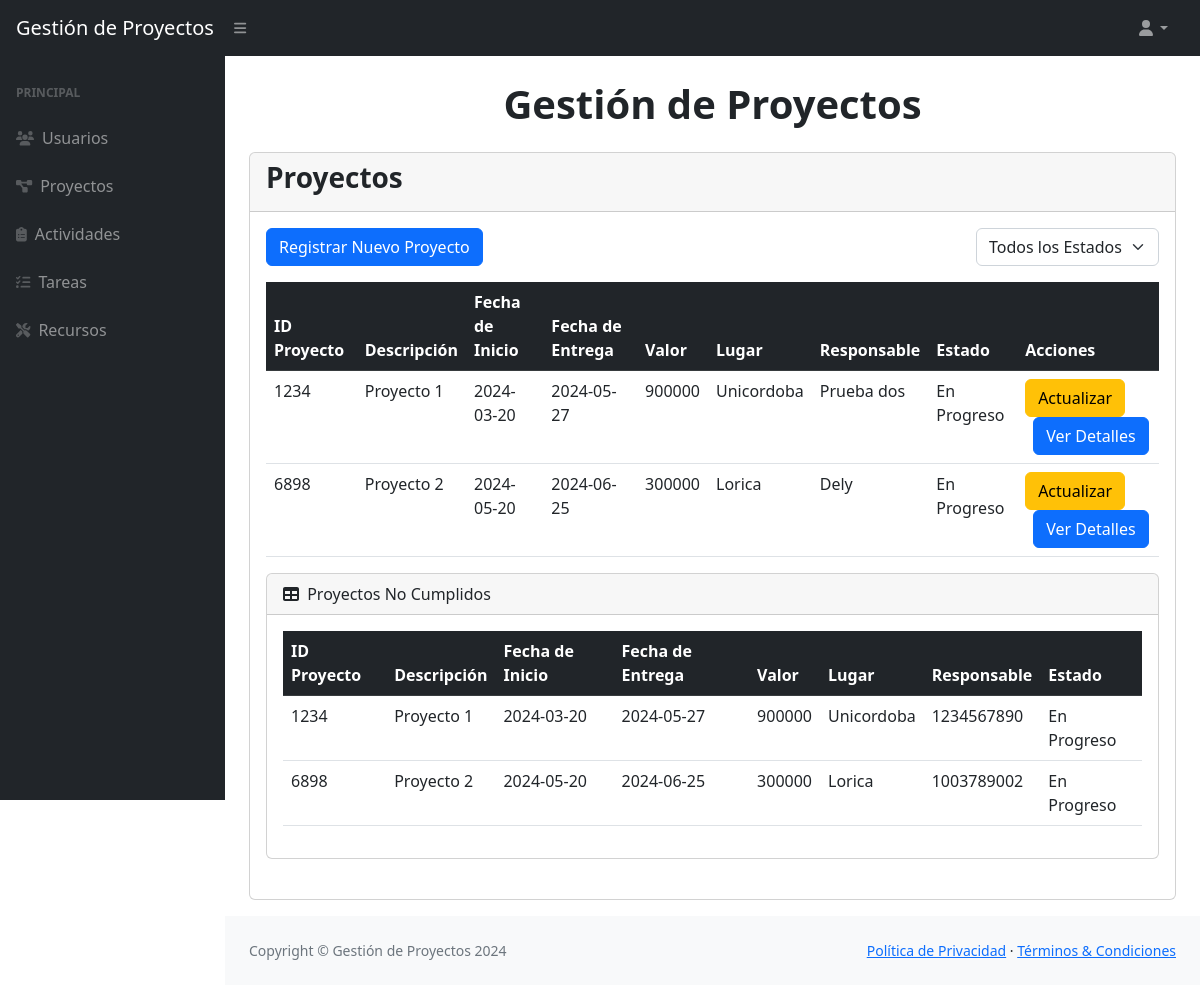
Page /views/dashboardProject.php (signed in) on the committed database.
### tables this page shows
CREATE TABLE `proyectos` (
  `id_proyecto` int(11) NOT NULL,
  `descripcion` text DEFAULT NULL,
  `fecha_inicio` date DEFAULT NULL,
  `fecha_entrega` date DEFAULT NULL,
  `valor` decimal(10,0) DEFAULT NULL,
  `lugar` text DEFAULT NULL,
  `responsable` int(11) DEFAULT NULL,
  `estado` text DEFAULT NULL
);

CREATE TABLE `personas` (
  `id_persona` int(11) NOT NULL,
  `nombre` text DEFAULT NULL,
  `apellidos` text DEFAULT NULL,
  `direccion` text DEFAULT NULL,
  `telefono` text DEFAULT NULL,
  `sexo` char(1) DEFAULT NULL,
  `fecha_nacimiento` date DEFAULT NULL,
  `profesion` text DEFAULT NULL,
  `rol` varchar(20) DEFAULT 'trabajador',
  `password` varchar(255) DEFAULT NULL
);

### views/dashboardProject.php (the view, shortened to what this page needs)
<?php
require '../models/updateStatus.php';
$queryNoCumplidos = "SELECT * FROM proyectos WHERE fecha_entrega < CURDATE() AND estado != 'Completado'";
$stmtNoCumplidos = $pdo->prepare($queryNoCumplidos);
$stmtNoCumplidos->execute();
$proyectosNoCumplidos = $stmtNoCumplidos->fetchAll(PDO::FETCH_ASSOC);
?>
<!DOCTYPE html>
<html lang="es">
<head>
    <link href="https://cdn.jsdelivr.net/npm/simple-datatables@7.1.2/dist/style.min.css" rel="stylesheet" />
    <link href="../css/styles.css" rel="stylesheet" />
</head>
<body class="sb-nav-fixed">
    <nav class="sb-topnav navbar navbar-expand navbar-dark bg-dark">
        <a class="navbar-brand ps-3" href="index.html">Gestión de Proyectos</a>
        <button class="btn btn-link btn-sm order-1 order-lg-0 me-4 me-lg-0" id="sidebarToggle" href="#!"><i
                class="fas fa-bars"></i></button>
        <ul class="navbar-nav ms-auto ms-md-0 me-3 me-lg-4">
            <li class="nav-item dropdown">
                <a class="nav-link dropdown-toggle" id="navbarDropdown" href="#" role="button" data-bs-toggle="dropdown"
                    aria-expanded="false"><i class="fas fa-user fa-fw"></i></a>
            </li>
        </ul>
    </nav>
    <div id="layoutSidenav">
        <div id="layoutSidenav_nav">
            <nav class="sb-sidenav accordion sb-sidenav-dark" id="sidenavAccordion">
                <div class="sb-sidenav-menu">
                    <div class="nav">
                        <div class="sb-sidenav-menu-heading">Principal</div>
                        <a class="nav-link" href="../views/dashboardUser.php">
                            <div class="sb-nav-link-icon"><i class="fas fa-users"></i></div>
                            Usuarios
                        </a>
                        <a class="nav-link" href="../views/dashboardProject.php">
                            <div class="sb-nav-link-icon"><i class="fas fa-project-diagram"></i></div>
                            Proyectos
                        </a>
                        <a class="nav-link" href="../views/dashboardActivity.php">
                            <div class="sb-nav-link-icon"><i class="fas fa-clipboard-list"></i></div>
                            Actividades
                        </a>
                        <a class="nav-link" href="../views/dashboardTask.php">
                            <div class="sb-nav-link-icon"><i class="fas fa-tasks"></i></div>
                            Tareas
                        </a>
                        <a class="nav-link" href="../views/dashboardResource.php">
                            <div class="sb-nav-link-icon"><i class="fas fa-tools"></i></div>
                            Recursos
                        </a>
                    </div>
                </div>
            </nav>
        </div>
        <div id="layoutSidenav_content">
            <main>
                <div class="container-fluid px-4">
                    <br>
                    <h1 class="mb-4 text-center fw-bold">Gestión de Proyectos</h1>
                    <div class="card mb-3">
                        <div class="card-header">
                            <h2 class="fw-bold h3">Proyectos</h2>
                        </div>
                        <div class="card-body">
                            <div class="d-flex justify-content-between mb-3">
                                <a href="createProjectForm.php" class="btn btn-primary">Registrar Nuevo Proyecto</a>
                                <form action="" method="GET">
                                    <div class="input-group">
                                        <select class="form-select" name="filtro_estado" onchange="this.form.submit()">
                                            <option value="">Todos los Estados</option>
                                        </select>
                                    </div>
                                </form>
                            </div>
                            <div class="table-responsive" style="overflow: visible;">
                                <table class="table">
                                    <thead class="table-dark">
                                        <tr>
                                            <th>ID Proyecto</th>
                                            <th>Descripción</th>
                                            <th>Fecha de Inicio</th>
                                            <th>Fecha de Entrega</th>
                                            <th>Valor</th>
                                            <th>Lugar</th>
                                            <th>Responsable</th>
                                            <th>Estado</th>
                                            <th>Acciones</th>
                                        </tr>
                                    </thead>
                                    <tbody>
                                        <?php
                                        include '../db_conexion.php';
                                        $filtro_estado = isset($_GET['filtro_estado']) ? $_GET['filtro_estado'] : '';
                                        $query = "SELECT a.*, p.nombre AS nombre_responsable FROM proyectos a LEFT JOIN personas p ON a.responsable = p.id_persona";
                                        if (!empty($filtro_estado)) {
                                            $query .= " WHERE a.estado = :estado";
                                            $stmt = $pdo->prepare($query);
                                            $stmt->bindParam(':estado', $filtro_estado);
                                        } else {
                                            $stmt = $pdo->query($query);
                                        }
                                        $stmt->execute();
                                        while ($row = $stmt->fetch(PDO::FETCH_ASSOC)) {
                                            echo "<tr>";
                                            echo "<td>" . htmlspecialchars($row['id_proyecto']) . "</td>";
                                            echo "<td>" . htmlspecialchars($row['descripcion']) . "</td>";
                                            echo "<td>" . htmlspecialchars($row['fecha_inicio']) . "</td>";
                                            echo "<td>" . htmlspecialchars($row['fecha_entrega']) . "</td>";
                                            echo "<td>" . htmlspecialchars($row['valor']) . "</td>";
                                            echo "<td>" . htmlspecialchars($row['lugar']) . "</td>";
                                            echo "<td>" . htmlspecialchars($row['nombre_responsable']) . "</td>";
                                            echo "<td>" . htmlspecialchars($row['estado']) . "</td>";
                                            echo "<td>
                                            <a class='btn btn-warning' href='updateProjectForm.php?id=" . $row['id_proyecto'] . "'>Actualizar</a>
                                            <a class='btn btn-primary ms-2' href='ProjectDetails.php?id=" . $row['id_proyecto'] . "'>Ver Detalles</a>
                                          </td>";
                                            echo "</tr>";
                                        }
                                        ?>
                                    </tbody>
                                </table>
                            </div>
                            <div class="card mb-4">
                                <div class="card-header">
                                    <i class="fas fa-table me-1"></i>
                                    Proyectos No Cumplidos
                                </div>
                                <div class="card-body">
                                    <div class="table-responsive">
                                        <table class="table">
                                            <thead class="table-dark">
                                                <tr>
                                                    <th>ID Proyecto</th>
                                                    <th>Descripción</th>
                                                    <th>Fecha de Inicio</th>
                                                    <th>Fecha de Entrega</th>
                                                    <th>Valor</th>
                                                    <th>Lugar</th>
                                                    <th>Responsable</th>
                                                    <th>Estado</th>
                                                </tr>
                                            </thead>
                                            <tbody>
                                                <?php if (count($proyectosNoCumplidos) > 0): ?>
                                                    <?php foreach ($proyectosNoCumplidos as $proyecto): ?>
                                                        <tr>
                                                            <td><?php echo htmlspecialchars($proyecto['id_proyecto']); ?></td>
                                                            <td><?php echo htmlspecialchars($proyecto['descripcion']); ?></td>
                                                            <td><?php echo htmlspecialchars($proyecto['fecha_inicio']); ?></td>
                                                            <td><?php echo htmlspecialchars($proyecto['fecha_entrega']); ?></td>
                                                            <td><?php echo htmlspecialchars($proyecto['valor']); ?></td>
                                                            <td><?php echo htmlspecialchars($proyecto['lugar']); ?></td>
                                                            <td><?php echo htmlspecialchars($proyecto['responsable']); ?></td>
                                                            <td><?php echo htmlspecialchars($proyecto['estado']); ?></td>
                                                        </tr>
                                                    <?php endforeach; ?>
                                                <?php endif; ?>
                                            </tbody>
                                        </table>
                                    </div>
                                </div>
                            </div>
                        </div>
                    </div>
                </div>
            </main>
            <footer class="py-4 bg-light mt-auto">
                <div class="container-fluid px-4">
                    <div class="d-flex align-items-center justify-content-between small">
                        <div class="text-muted">Copyright &copy; Gestión de Proyectos 2024</div>
                        <div>
                            <a href="#">Política de Privacidad</a>
                            &middot;
                            <a href="#">Términos & Condiciones</a>
                        </div>
                    </div>
            </footer>
        </div>
    </div>
</body>
</html>

### rows in the picture
proyectos: id_proyecto "1234", descripcion "Proyecto 1", fecha_inicio "2024-03-20", fecha_entrega "2024-05-27", valor "900000", lugar "Unicordoba", responsable.nombre "Prueba dos", estado "En Progreso", responsable "1234567890"
proyectos: id_proyecto "6898", descripcion "Proyecto 2", fecha_inicio "2024-05-20", fecha_entrega "2024-06-25", valor "300000", lugar "Lorica", responsable.nombre "Dely", estado "En Progreso", responsable "1003789002"
